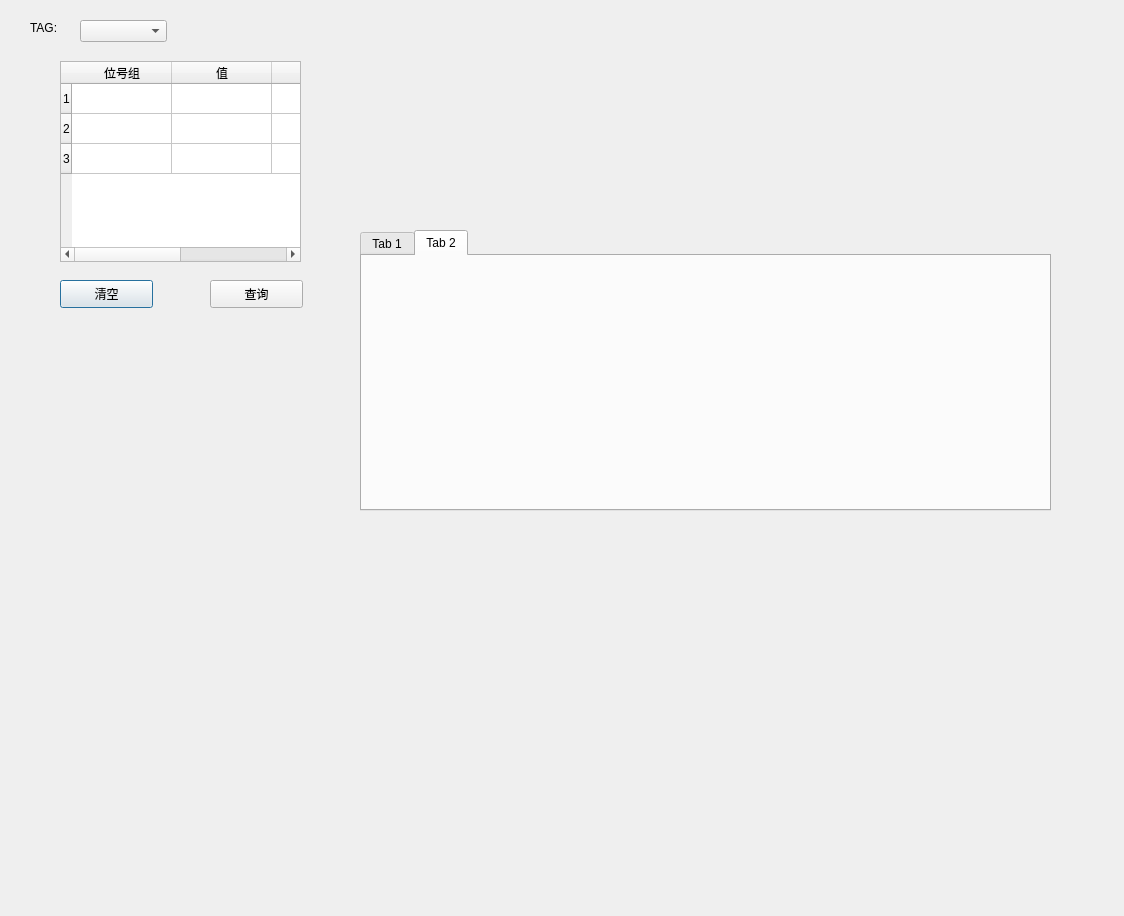
<?xml version="1.0" encoding="UTF-8"?>
<ui version="4.0">
 <class>Dialog</class>
 <widget class="QDialog" name="Dialog">
  <property name="geometry">
   <rect>
    <x>0</x>
    <y>0</y>
    <width>1124</width>
    <height>916</height>
   </rect>
  </property>
  <property name="windowTitle">
   <string>Dialog</string>
  </property>
  <widget class="QLabel" name="label">
   <property name="geometry">
    <rect>
     <x>30</x>
     <y>20</y>
     <width>41</width>
     <height>16</height>
    </rect>
   </property>
   <property name="text">
    <string>TAG:</string>
   </property>
  </widget>
  <widget class="QComboBox" name="comboBox">
   <property name="geometry">
    <rect>
     <x>80</x>
     <y>20</y>
     <width>87</width>
     <height>22</height>
    </rect>
   </property>
  </widget>
  <widget class="QTableWidget" name="tableWidget">
   <property name="geometry">
    <rect>
     <x>60</x>
     <y>61</y>
     <width>241</width>
     <height>201</height>
    </rect>
   </property>
   <row>
    <property name="text">
     <string>1</string>
    </property>
   </row>
   <row>
    <property name="text">
     <string>2</string>
    </property>
   </row>
   <row>
    <property name="text">
     <string>3</string>
    </property>
   </row>
   <column>
    <property name="text">
     <string>位号组</string>
    </property>
   </column>
   <column>
    <property name="text">
     <string>值</string>
    </property>
   </column>
   <column>
    <property name="text">
     <string>质量</string>
    </property>
   </column>
   <column>
    <property name="text">
     <string>时间</string>
    </property>
   </column>
  </widget>
  <widget class="QPushButton" name="clearBtn">
   <property name="geometry">
    <rect>
     <x>60</x>
     <y>280</y>
     <width>93</width>
     <height>28</height>
    </rect>
   </property>
   <property name="text">
    <string>清空</string>
   </property>
  </widget>
  <widget class="QPushButton" name="queryBtn">
   <property name="geometry">
    <rect>
     <x>210</x>
     <y>280</y>
     <width>93</width>
     <height>28</height>
    </rect>
   </property>
   <property name="text">
    <string>查询</string>
   </property>
  </widget>
  <widget class="QWidget" name="widget" native="true">
   <property name="geometry">
    <rect>
     <x>370</x>
     <y>50</y>
     <width>531</width>
     <height>171</height>
    </rect>
   </property>
  </widget>
  <widget class="QTabWidget" name="tabWidget">
   <property name="geometry">
    <rect>
     <x>360</x>
     <y>230</y>
     <width>691</width>
     <height>281</height>
    </rect>
   </property>
   <property name="currentIndex">
    <number>1</number>
   </property>
   <widget class="QWidget" name="tab">
    <attribute name="title">
     <string>Tab 1</string>
    </attribute>
   </widget>
   <widget class="QWidget" name="tab_2">
    <attribute name="title">
     <string>Tab 2</string>
    </attribute>
   </widget>
  </widget>
 </widget>
 <resources/>
 <connections>
  <connection>
   <sender>queryBtn</sender>
   <signal>clicked()</signal>
   <receiver>Dialog</receiver>
   <slot>accept()</slot>
   <hints>
    <hint type="sourcelabel">
     <x>316</x>
     <y>303</y>
    </hint>
    <hint type="destinationlabel">
     <x>209</x>
     <y>230</y>
    </hint>
   </hints>
  </connection>
  <connection>
   <sender>clearBtn</sender>
   <signal>clicked()</signal>
   <receiver>Dialog</receiver>
   <slot>accept()</slot>
   <hints>
    <hint type="sourcelabel">
     <x>106</x>
     <y>303</y>
    </hint>
    <hint type="destinationlabel">
     <x>209</x>
     <y>230</y>
    </hint>
   </hints>
  </connection>
 </connections>
</ui>
